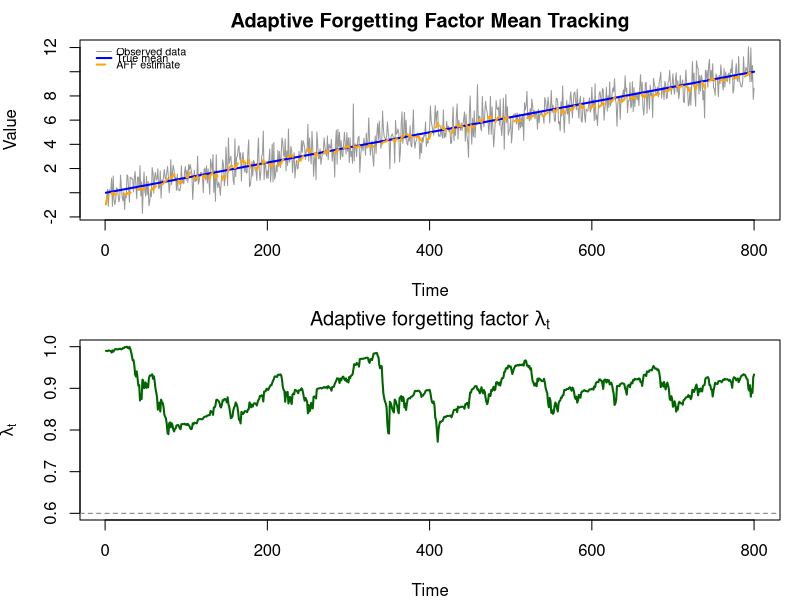

Reproduce this figure in R.
rm(list = ls())
set.seed(3)

case <- "drift"   # options: "jump", "two_jumps", "drift", "jump_var"

n <- 800
sigma <- 1

true_mean <- rep(0, n)
cp  <- NA
cp1 <- NA
cp2 <- NA

if (case == "jump") {
  cp <- 400
  true_mean <- c(rep(0, cp), rep(10, n - cp))
  x <- rnorm(n, mean = true_mean, sd = sigma)
  
} else if (case == "two_jumps") {
  cp1 <- 250
  cp2 <- 550
  true_mean <- c(rep(0, cp1), rep(10, cp2 - cp1), rep(3, n - cp2))
  x <- rnorm(n, mean = true_mean, sd = sigma)
  
} else if (case == "drift") {
  true_mean <- seq(0, 10, length.out = n)
  x <- rnorm(n, mean = true_mean, sd = sigma)
  
} else if (case == "jump_var") {
  cp <- 400
  true_mean <- c(rep(0, cp), rep(10, n - cp))
  sigma_t <- c(rep(1, cp), rep(2, n - cp))
  x <- rnorm(n, mean = true_mean, sd = sigma_t)
  
} else {
  stop("Unknown case. Use: jump, two_jumps, drift, jump_var")
}

eta <- 0.002        # learning rate
lambda0 <- 0.99    
lambda_min <- 0.60  

lambda <- rep(NA_real_, n)
xbar   <- rep(NA_real_, n)

m <- 0; w <- 0
Delta <- 0; Omega <- 0

# Initialise
lambda[1] <- lambda0
m <- x[1]
w <- 1
xbar[1] <- m / w

# AFF loop
for (t in 2:n) {
  xbar_prev <- xbar[t - 1]
  
  # keep previous states
  m_prev <- m; w_prev <- w
  Delta_prev <- Delta; Omega_prev <- Omega
  
  # L_t
  d_xbar <- (Delta_prev - xbar_prev * Omega_prev) / w_prev
  g <- 2 * (xbar_prev - x[t]) * d_xbar    
  
  # update lambda 
  lam_new <- lambda[t - 1] - eta * g
  
  # clamp to [lambda_min, 1]
  lam_new <- max(lambda_min, min(1, lam_new))
  lambda[t] <- lam_new
  
  # update mean states
  m <- lam_new * m_prev + x[t]
  w <- lam_new * w_prev + 1
  xbar[t] <- m / w
  
  # update derivative states
  Delta <- lam_new * Delta_prev + m_prev
  Omega <- lam_new * Omega_prev + w_prev
}


# Plot 
op <- par(mfrow = c(2, 1), mar = c(4, 4, 2, 1))

# mean tracking
plot(x, type = "l", col = "grey60", lwd = 1,
     main = "Adaptive Forgetting Factor Mean Tracking",
     xlab = "Time", ylab = "Value")
lines(true_mean, col = "blue", lwd = 2)
lines(xbar, col = "orange", lwd = 2, lty = 2)

# draw change points only when they exist
if (case == "jump" || case == "jump_var") abline(v = cp,  lty = 3, lwd = 2)
if (case == "two_jumps") {
  abline(v = cp1, lty = 3, lwd = 2)
  abline(v = cp2, lty = 3, lwd = 2)
}

# legend
legend_items <- c("Observed data", "True mean", "AFF estimate")
legend_cols  <- c("grey60", "blue", "orange")
legend_lty   <- c(1, 1, 2)
legend_lwd   <- c(1, 2, 2)

if (case != "drift") {
  legend_items <- c(legend_items, "Change points")
  legend_cols  <- c(legend_cols, "black")
  legend_lty   <- c(legend_lty, 3)
  legend_lwd   <- c(legend_lwd, 1.5)
}

legend("topleft",
       legend = legend_items,
       col    = legend_cols,
       lty    = legend_lty,
       lwd    = legend_lwd,
       bty    = "n",
       cex    = 0.65,
       seg.len = 1.5,
       x.intersp = 0.5,
       y.intersp = 0.5,
       inset  = c(0.01, 0.01))

# lambda
plot(lambda, type = "l", col = "darkgreen", lwd = 2,
     main = expression(paste("Adaptive forgetting factor ", lambda[t])),
     xlab = "Time", ylab = expression(lambda[t]),
     ylim = c(lambda_min, 1))
abline(h = lambda_min, lty = 2, col = "grey50")

if (case == "jump" || case == "jump_var") abline(v = cp,  lty = 3, lwd = 2)
if (case == "two_jumps") {
  abline(v = cp1, lty = 3, lwd = 2)
  abline(v = cp2, lty = 3, lwd = 2)
}

par(op)
